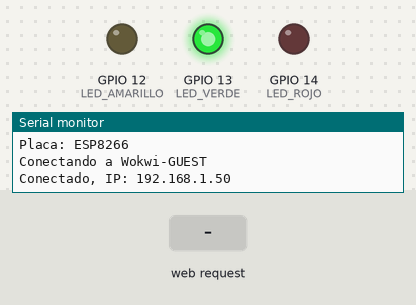
Simulated run of this sketch. Board: ESP8266 (NodeMCU). Parts: output pins drawn as LEDs (lit = HIGH), the last lines printed to the serial monitor. The inputs (shaded band) are chosen by the test bench. WiFi joins after 1.5 s; servers stay silent unless stated.

Above: at 2.3 s.
2.4 s: HTTP request GET /led?estado=1 received
At 3.7 s:
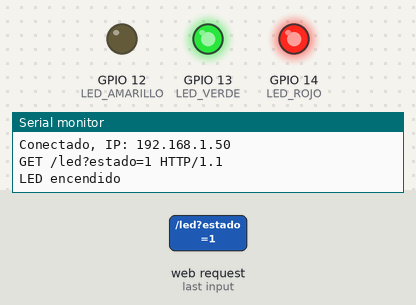
5.4 s: HTTP request GET /led?estado=0 received
At 6.0 s:
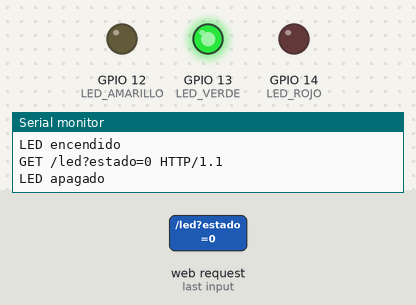
Timing chart, 0 to 8.4 s (numbered marks = the images above; inputs shaded):
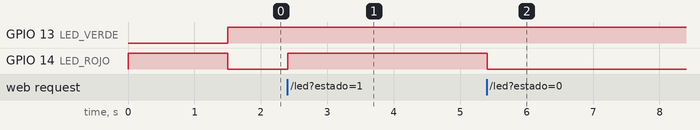

Measured:
- after the input at 2.4 s, GPIO 14 (LED_ROJO): LOW → HIGH at once
- after the input at 5.4 s, GPIO 14 (LED_ROJO): HIGH → LOW at once

The sketch:

semaforo_wifi.ino
```cpp
// Semaforo Wi-Fi: servidor HTTP que controla 3 LEDs (rojo, amarillo, verde).
// Placas soportadas (se detectan solas al compilar):
//   - Arduino UNO R4 WiFi      (libreria WiFiS3)
//   - ESP8266 / NodeMCU        (libreria ESP8266WiFi)
//   - ESP32                    (libreria WiFi; tambien sirve para simular en Wokwi)
// Rutas HTTP: /estado, /rojo, /verde  (la app Android usa estas tres).

#if defined(ESP8266)
  #include <ESP8266WiFi.h>
  #define PLACA "ESP8266"
  // NodeMCU: D5 = GPIO14, D6 = GPIO12, D7 = GPIO13 (evitan los pines de arranque D3, D4 y D8)
  const int LED_ROJO = 14;
  const int LED_AMARILLO = 12;
  const int LED_VERDE = 13;
  const unsigned long INTERVALO_REINTENTO = 20000;  // begin() no bloquea: damos tiempo a conectar
#elif defined(ESP32)
  #include <WiFi.h>
  #define PLACA "ESP32"
  const int LED_ROJO = 27;
  const int LED_AMARILLO = 26;
  const int LED_VERDE = 25;
  const unsigned long INTERVALO_REINTENTO = 20000;
#else
  #include "WiFiS3.h"
  #define PLACA "UNO R4 WiFi"
  const int LED_ROJO = 13;
  const int LED_AMARILLO = 12;
  const int LED_VERDE = 11;
  const unsigned long INTERVALO_REINTENTO = 5000;  // begin() bloquea unos segundos
#endif

// Credenciales: copia wifi_secrets.example.h a wifi_secrets.h (esta ignorado por git).
// Sin ese archivo se usa la red abierta del simulador Wokwi.
#if __has_include("wifi_secrets.h")
  #include "wifi_secrets.h"
#else
  const char* WIFI_SSID = "Wokwi-GUEST";
  const char* WIFI_PASS = "";
#endif

unsigned long ultimoIntento = 0;

WiFiServer server(80);
bool servidorIniciado = false;

void mostrarVerde(bool verde) {
  digitalWrite(LED_VERDE, verde ? HIGH : LOW);
  digitalWrite(LED_ROJO, verde ? LOW : HIGH);
  digitalWrite(LED_AMARILLO, LOW);   // reservado: la app aun no lo usa
}

const char* estadoActual() {
  return digitalRead(LED_VERDE) == HIGH ? "ESTADO:VERDE" : "ESTADO:ROJO";
}

void responder(WiFiClient& client, const char* codigo, const char* cuerpo) {
  client.print("HTTP/1.1 ");
  client.println(codigo);
  client.println("Content-Type: text/plain");
  client.println("Connection: close");
  client.println();
  client.println(cuerpo);
}

// Decodifica %XX y '+' de un texto recibido por URL (ej. "hola%20mundo" -> "hola mundo")
String decodificarUrl(const String& s) {
  String r = "";
  for (unsigned int i = 0; i < s.length(); i++) {
    char c = s[i];
    if (c == '+') {
      r += ' ';
    } else if (c == '%' && i + 2 < s.length() && isxdigit(s[i + 1]) && isxdigit(s[i + 2])) {
      r += (char) strtol(s.substring(i + 1, i + 3).c_str(), NULL, 16);
      i += 2;
    } else {
      r += c;
    }
  }
  return r;
}

// Responde a /led?estado=1 o /led?estado=0 (enciende o apaga el LED del pin 13)
void controlarLed(WiFiClient& client, bool encender) {
  digitalWrite(LED_ROJO, encender ? HIGH : LOW);
  Serial.println(encender ? "LED encendido" : "LED apagado");
  responder(client, "200 OK", encender ? "{\"led\":1}" : "{\"led\":0}");
}

void atenderCliente() {
  WiFiClient client = server.available();
  if (!client) return;

  // Leemos la peticion completa; solo nos interesa la primera linea (ej. "GET /verde HTTP/1.1")
  String primeraLinea = "";
  String linea = "";
  bool esPrimera = true;
  unsigned long inicio = millis();

  while (client.connected() && millis() - inicio < 1000) {
    if (!client.available()) { yield(); continue; }   // yield: evita el watchdog en ESP
    char c = client.read();
    if (c == '\n') {
      if (linea.length() == 0) break;          // linea vacia = fin de cabeceras
      if (esPrimera) { primeraLinea = linea; esPrimera = false; }
      linea = "";
    } else if (c != '\r' && linea.length() < 80) {
      linea += c;
    }
  }

  Serial.println(primeraLinea);

  if (primeraLinea.startsWith("GET /mensaje")) {
    // Formato: GET /mensaje?texto=hola HTTP/1.1
    int ini = primeraLinea.indexOf("texto=");
    String texto = "";
    if (ini >= 0) {
      ini += 6;
      int fin = primeraLinea.indexOf(' ', ini);
      if (fin < 0) fin = primeraLinea.length();
      int amp = primeraLinea.indexOf('&', ini);
      if (amp >= 0 && amp < fin) fin = amp;
      texto = decodificarUrl(primeraLinea.substring(ini, fin));
    }
    Serial.print("Mensaje recibido: ");
    Serial.println(texto);
    responder(client, "200 OK", "{\"ok\":1}");
  } else if (primeraLinea.startsWith("GET /led?estado=1")) {
    controlarLed(client, true);
  } else if (primeraLinea.startsWith("GET /led?estado=0")) {
    controlarLed(client, false);
  } else if (primeraLinea.startsWith("GET /verde")) {
    mostrarVerde(true);
    responder(client, "200 OK", estadoActual());
  } else if (primeraLinea.startsWith("GET /rojo")) {
    mostrarVerde(false);
    responder(client, "200 OK", estadoActual());
  } else if (primeraLinea.startsWith("GET /estado")) {
    responder(client, "200 OK", estadoActual());
  } else {
    responder(client, "404 Not Found", "ERROR:RUTA");
  }

  delay(1);
  client.stop();
}

void setup() {
  Serial.begin(115200);
  pinMode(LED_ROJO, OUTPUT);
  pinMode(LED_AMARILLO, OUTPUT);
  pinMode(LED_VERDE, OUTPUT);
  mostrarVerde(false);   // rojo al iniciar

  Serial.println();
  Serial.print("Placa: ");
  Serial.println(PLACA);

#if defined(ESP8266) || defined(ESP32)
  WiFi.mode(WIFI_STA);
  WiFi.setAutoReconnect(true);
#else
  if (WiFi.status() == WL_NO_MODULE) {
    Serial.println("No se detecta el modulo WiFi");
    while (true);
  }
#endif

  ultimoIntento = millis() - INTERVALO_REINTENTO;  // primer intento inmediato
}

void loop() {
  if (WiFi.status() == WL_CONNECTED) {
    if (!servidorIniciado) {
      server.begin();
      servidorIniciado = true;
      mostrarVerde(true);    // verde al conectar (como el sketch original)
      Serial.print("Conectado, IP: ");
      Serial.println(WiFi.localIP());
    }
    atenderCliente();
  } else {
    servidorIniciado = false;
    mostrarVerde(false);     // rojo sin WiFi

    if (millis() - ultimoIntento >= INTERVALO_REINTENTO) {
      ultimoIntento = millis();
      Serial.print("Conectando a ");
      Serial.println(WIFI_SSID);
#if defined(ESP32)
      if (strcmp(WIFI_SSID, "Wokwi-GUEST") == 0) {
        WiFi.begin(WIFI_SSID, WIFI_PASS, 6);   // canal 6: en Wokwi conecta ~4 s mas rapido
      } else {
        WiFi.begin(WIFI_SSID, WIFI_PASS);
      }
#else
      WiFi.begin(WIFI_SSID, WIFI_PASS);
#endif
    }
  }
}
```

wifi_secrets.example.h
```cpp
#pragma once

const char* WIFI_SSID = "NOMBRE_DE_RED";
const char* WIFI_PASS = "CONTRASENA_DE_RED";
```
